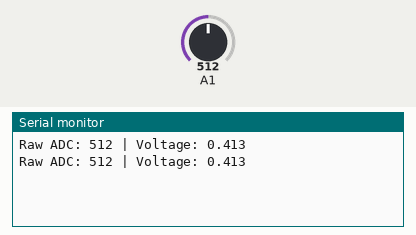
Recording of a sketch running on a simulated Arduino Uno, built with avr-gcc and run on an emulated ATmega328P. Parts: the last lines printed to the serial monitor. Inputs (shaded band) come from the test bench; at power-on: A1 = 512.

Above: at 1.8 s.
1.9 s: A1 set to 716
At 2.8 s:
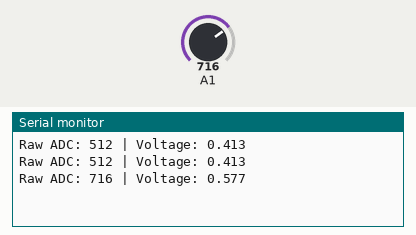
3.4 s: A1 set to 900
At 4.7 s:
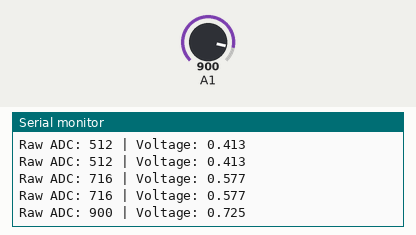
Timing chart, 0 to 6.4 s (numbered marks = the images above; inputs shaded):
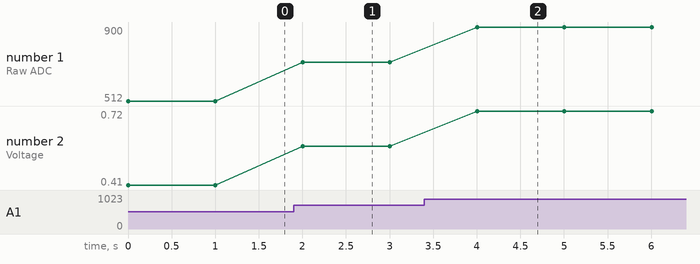

The sketch:

tds_test_code.ino
```cpp
void setup() {
  Serial.begin(115200);
  pinMode(1, INPUT);
}

void loop() {
  int rawADC = analogRead(1);
  float voltage = (rawADC / 4095.0) * 3.3;
  Serial.print("Raw ADC: "); Serial.print(rawADC);
  Serial.print(" | Voltage: "); Serial.println(voltage, 3);
  delay(1000);
}
```

Measured:
- after the input at 1.9 s, the serial monitor: prints a new line after 0.10 s (image 1)
- after the input at 3.4 s, the serial monitor: prints a new line after 0.60 s (image 2)
- plotted number 1: 512 → 716 after the input at 1.9 s, 716 → 900 after the input at 3.4 s
- plotted number 2: 0.41 → 0.58 after the input at 1.9 s, 0.58 → 0.72 after the input at 3.4 s
